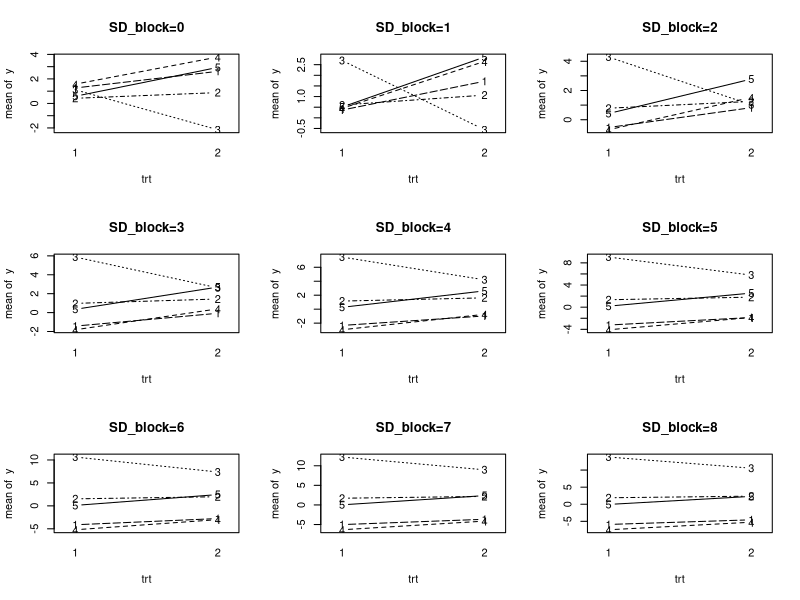

Write R code to recreate this figure.
## ---- chunk 1
library(ggplot2)
library(lmerTest)

options(contrasts = c("contr.sum", "contr.poly"))
## ---- chunk 2
# simulate data for a linear mixed model
# a randomized complete block design with 3 treatments, nblock blocks, nrep replicates per block
# an observation error with standard deviation SD_noise and a block effect with standard deviation SD_block
# a treatment effect with standard deviation SD_trt
get_data <- function(nblock=5, nrep=2, SD_noise=3, SD_block=1, SD_trt=0) {
  data <- expand.grid(
    nrep = 1:nrep,
    trt = as.factor(1:2),
    block = as.factor(1:nblock)
  )
  block_effect <- SD_block * rnorm(nblock)[data$block]
  noise <- SD_noise * rnorm(nrow(data))
  trt_effect <- SD_trt * rnorm(nrow(data))[data$trt]
  data$y <- trt_effect + block_effect + noise
  data
}

## ---- chunk 3
# function that makes an interactions plot
plot_interactions <- function(data, ...) {
  with(data,
  interaction.plot(
      x.factor = trt,
      trace.factor = block,
      response = y,
      type = "b",
      legend = FALSE,
      ...
    )
  )
}
## ---- chunk 4
SD_blocks <- 0:8
fits <- vector("list", length(SD_blocks)*2)
dim(fits) <- c(length(SD_blocks), 2)
dimnames(fits) <- list(paste0("SD_block=",as.character(SD_blocks)), c("lmer", "lm"))

par(mfrow=c(3,3))
for(i in seq_along(SD_blocks)){
  SD_block <- SD_blocks[i]

  set.seed(2)
  data <- get_data(SD_block=SD_block)
  plot_interactions(data, main=paste0("SD_block=", SD_block))
  
  # lmer
  fits[[i,1]] <- lmer(y ~ trt + (1|block), data=data)
  
  # lm
  fits[[i,2]] <- lm(y ~ trt + block, data=data)
}; par(mfrow=c(1,1))


# apply a function to each element of a list-array
# preserving the dimensions and dimnames
elementwise_apply <- function(L, f){
  L_applied <- lapply(L, f)
  dim(L_applied) <- dim(L)
  dimnames(L_applied) <- dimnames(L)
  L_applied
}

summary_coef_trt1 <- elementwise_apply(fits, function(fit) coef(summary(fit))["trt1",])
## ---- chunk 5
summary_coef_trt1["SD_block=5",]

# estimate
elementwise_apply(summary_coef_trt1, function(coef) coef[1])
# standard error
elementwise_apply(summary_coef_trt1, function(coef) coef[2])
# p-value
elementwise_apply(summary_coef_trt1, function(coef) coef[length(coef)])

# random effect variance
sapply(fits[,1], function(fit) VarCorr(fit)$block[1]) |> sqrt() |> signif(2) 
